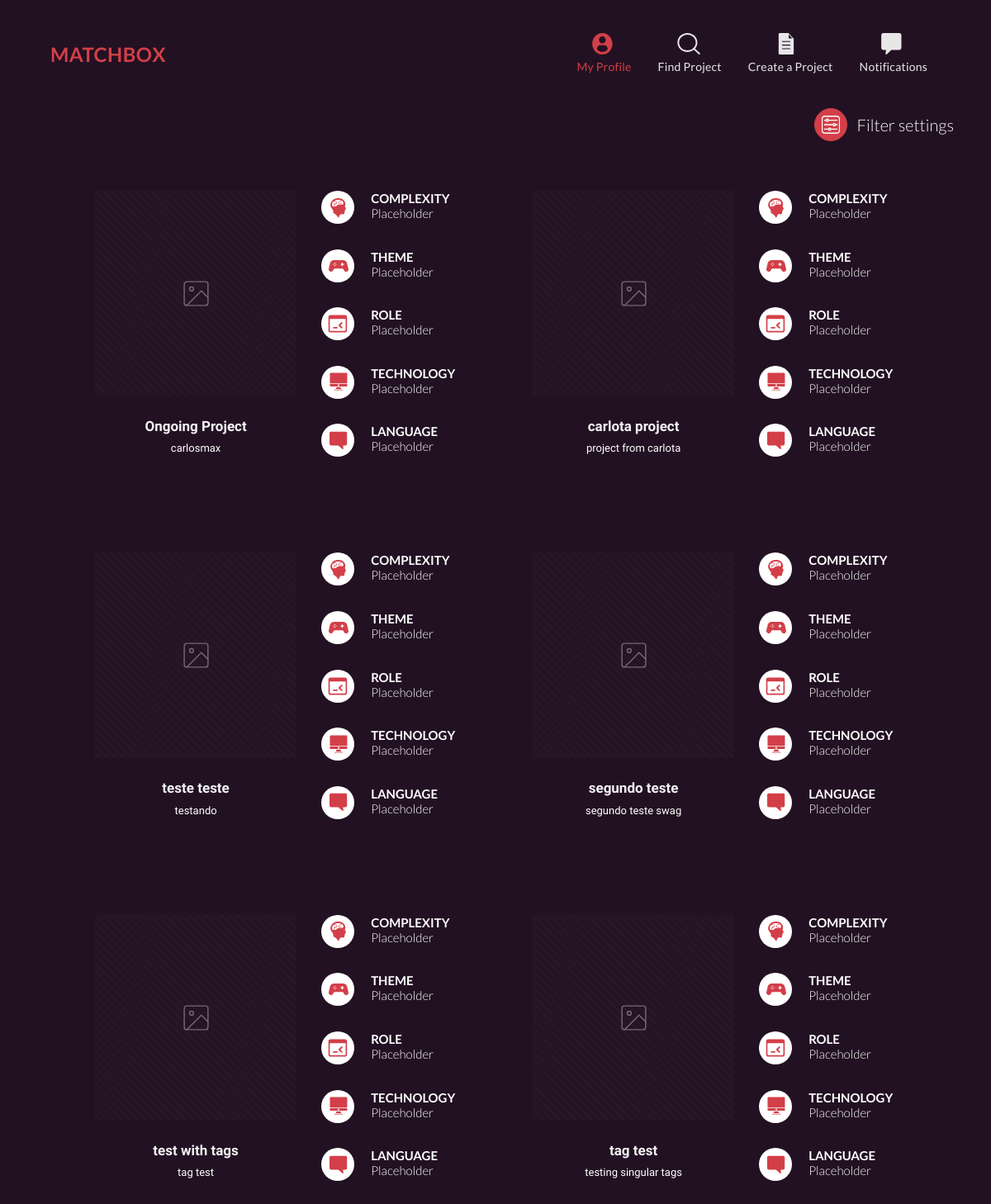
Page /find on the committed database.
### matchcore/models.py (models this page shows, shortened)
class Project(models.Model):
    STATE = [
        ('O', 'Ongoing'),
        ('A', 'Archived'),
    ]
    title = models.CharField(max_length=50)
    small_description = models.CharField(max_length=100)
    big_description = models.CharField(max_length=1000)
    img = models.ImageField(upload_to='images/projects', default='')
    state = models.CharField(max_length=1, choices=STATE)
    tags = models.ManyToManyField(ProjectTag)
    participants = models.ManyToManyField(Person, through='ProjectParticipation')

### matchcore/views.py (the view, shortened to what this page needs)
# urls.py: path('find', views.find_page),
def find_page(request):
    projects = Project.objects.filter(state='O')
    keys = list(request.GET.keys())
    context = {
        'projects': projects,
    }
    return render(request, 'matchcore/find_page.html', context)

### matchcore/templates/matchcore/find_page.html
{% extends "matchcore/layout_nav.html" %}
{% load static %}
{% block main %}
<div class="container">
	<div class="row mt-4">
		<div class="col text-right">
					<button class="filter-button btn btn-primary mr-2">
						<img src="{% static 'matchcore/images/settings.svg' %}">
					</button>
					<span class="align-middle filter-button-text">Filter settings</span>
		</div>
	</div>
	<div class="row project-list">
		{% for p in projects %}
			<div class="col-6 project-item">
				<div class="row">
					<div class="col-7 text-center">
						<img class="project-picture img-fluid" src="{% static 'matchcore/images/projects/placeholder.svg' %}">
						<div class="mt-4 px-2">
							<span class="project-title mb-1">{{p.title}}</span>
							<p class="project-short-desc">{{p.small_description}}</p>
						</div>
					</div>
					<div class="col project-tags">
						<div class="tags-item">
							<div class="tags-circle"><img src="{% static 'matchcore/images/projects/tag-complexity.svg' %}"></div>
							<div class="tags-desc"><span class="tags-name">Complexity</span>Placeholder</div>
						</div>
						<div class="tags-item">
							<div class="tags-circle"><img src="{% static 'matchcore/images/projects/tag-theme.svg' %}"></div>
							<div class="tags-desc"><span class="tags-name">Theme</span>Placeholder</div>
						</div>
						<div class="tags-item">
							<div class="tags-circle"><img src="{% static 'matchcore/images/projects/tag-role.svg' %}"></div>
							<div class="tags-desc"><span class="tags-name">Role</span>Placeholder</div>
						</div>
						<div class="tags-item">
							<div class="tags-circle"><img src="{% static 'matchcore/images/projects/tag-technology.svg' %}"></div>
							<div class="tags-desc"><span class="tags-name">Technology</span>Placeholder</div>
						</div>
						<div class="tags-item">
							<div class="tags-circle"><img src="{% static 'matchcore/images/projects/tag-language.svg' %}"></div>
							<div class="tags-desc"><span class="tags-name">Language</span>Placeholder</div>
						</div>
					</div>
				</div>
			</div>
		{% endfor %}
	</div>
</div>
{% endblock %}

### rows in the picture
Project: title "Ongoing Project", small_description "carlosmax"
Project: title "carlota project", small_description "project from carlota"
Project: title "teste teste", small_description "testando"
Project: title "segundo teste", small_description "segundo teste swag"
Project: title "test with tags", small_description "tag test"
Project: title "tag test", small_description "testing singular tags"
